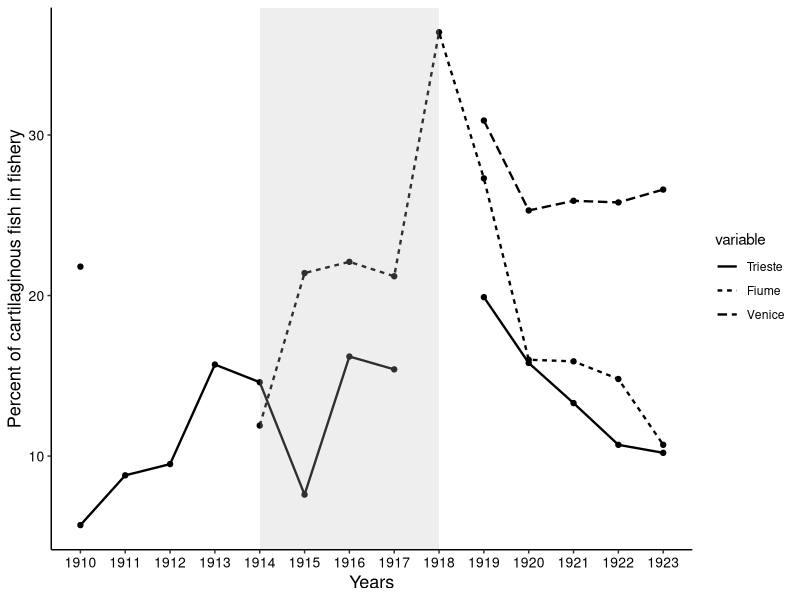

Source code (R):
## ---- chunk 1
library(ggplot2)
library(reshape2)
library(viridis)
## ---- chunk 2
years <-viridisyears <- seq(1910,1923)

Trieste <- c(5.7,8.8,9.5,15.7,14.6,7.6,16.2,15.4,NA,19.9,
             15.8,13.3, 10.7, 10.2)

Fiume <- c(NA, NA, NA, NA, 11.9, 21.4, 22.1, 21.2,
           36.4, 27.3, 16.0 ,15.9, 14.8, 10.7)

Venice <- c(21.8, NA,NA,NA,NA,NA,NA,NA,NA,30.9, 25.3,25.9,25.8,26.6)

fish_dat <- data.frame(years, Trieste, Fiume, Venice)
fish_dat_2 <- melt(fish_dat, id.vars = 'years')

ggplot(fish_dat_2, aes(x = years, y = value,
                       linetype = variable)) + 
 geom_point() + 
 geom_line(linewidth  = 0.8) + 
 xlab("Years") + 
 ylab("Percent of cartilaginous fish in fishery") + 
 scale_x_continuous(breaks = seq(1910, 1923, 1)) + 
 annotate("rect", fill = "grey", alpha = 0.25, 
          xmin = 1914, xmax = 1918 ,
          ymin = -Inf, ymax = Inf) + 
 theme_classic() + 
 theme(axis.text = element_text(size = 10, color = 'black'),
       axis.title = element_text(size = 13, color = 'black'))
